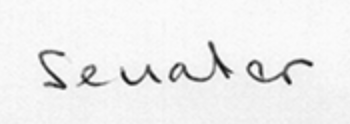
#> input picture backend/atest/1.png, 350 x 124 px, found by its file name
$ python pen_pressure.py
#> lines starting #> are read from the running program, lines starting #| are printed output that depends on the picture; after the words box and inside, x2 and y2 are one past the last pixel; in counts of white or black regions, pixels touching at a corner belong together
import cv2
import numpy as np
import matplotlib.pyplot as plt
import base64
from io import BytesIO


class PenPressureAnalyzer:
    def __init__(self, image_input, is_base64=True):
        """
        Initializes the PenPressureAnalyzer with either a base64 encoded image or image path.

        Parameters:
            image_input (str): Either base64 encoded image string or image file path
            is_base64 (bool): If True, image_input is treated as base64 string, else as file path
        """
#> called with is_base64 = False
        if is_base64:
            # Decode base64 image
            img_data = base64.b64decode(image_input)
            nparr = np.frombuffer(img_data, np.uint8)
            self.img = cv2.imdecode(nparr, cv2.IMREAD_UNCHANGED)
            if self.img is None:
                raise ValueError("Error: Could not decode base64 image")
        else:
            # Read image from file path
            self.img = cv2.imread(image_input, cv2.IMREAD_UNCHANGED)
#> self.img is the input picture: shape (124, 350, 4); mean B, G, R, A 238, 238, 238, 255
            if self.img is None:
                raise ValueError(f"Error: Could not read image at {image_input}")

        # Convert to grayscale if necessary
        if len(self.img.shape) == 3:
            self.gray = cv2.cvtColor(self.img, cv2.COLOR_BGR2GRAY)
        else:
            self.gray = self.img

        self.binary = None
        self.dist_transform = None
        self.thickness_values = None
        self.results = {}

    def _process_image(self):
        """Processes the image to compute stroke thickness measures."""
        # Apply binary thresholding with inversion
        ret, self.binary = cv2.threshold(self.gray, 127, 255, cv2.THRESH_BINARY_INV)

        # Calculate the distance transform
        self.dist_transform = cv2.distanceTransform(self.binary, cv2.DIST_L2, 5)

        # Get stroke thickness measurements from non-zero pixels
        self.thickness_values = self.dist_transform[self.binary > 0]

        if self.thickness_values.size == 0:
            self.results = {
                'mean_thickness': 0,
                'thickness_std': 0,
                'thickness_variance': 0,
                'coefficient_of_variation': 0
            }
        else:
            mean_thickness = np.mean(self.thickness_values)
            thickness_std = np.std(self.thickness_values)
            thickness_variance = np.var(self.thickness_values)
            coefficient_of_variation = thickness_std / mean_thickness

            self.results = {
                'mean_thickness': mean_thickness,
                'thickness_std': thickness_std,
                'thickness_variance': thickness_variance,
                'coefficient_of_variation': coefficient_of_variation
            }

    def _generate_visualization(self):
        """Generates and returns base64 encoded visualization plots."""
        plt.figure("Pen Pressure Analysis", figsize=(10, 8))

        # Original image display
        plt.subplot(2, 2, 1)
        if len(self.img.shape) == 3:
            img_rgb = cv2.cvtColor(self.img, cv2.COLOR_BGR2RGB)
            plt.imshow(img_rgb)
        else:
            plt.imshow(self.img, cmap='gray')
        plt.title("Original Image")
        plt.axis('off')

        # Binary image display
        plt.subplot(2, 2, 2)
        plt.imshow(self.binary, cmap='gray')
        plt.title("Binary Image")
        plt.axis('off')

        # Distance transform visualization
        plt.subplot(2, 2, 3)
        plt.imshow(self.dist_transform, cmap='jet')
        plt.colorbar()
        plt.title("Distance Transform (Stroke Thickness)")
        plt.axis('off')

        # Histogram of thickness values
        plt.subplot(2, 2, 4)
        plt.hist(self.thickness_values, bins=30)
        plt.axvline(self.results['mean_thickness'], color='r', linestyle='--', linewidth=2)
        plt.title(
            f"Thickness Distribution\nMean: {self.results['mean_thickness']:.2f}, CoV: {self.results['coefficient_of_variation']:.2f}")
        plt.xlabel("Thickness")
        plt.ylabel("Frequency")

        plt.tight_layout()

        # Convert plot to base64
        buf = BytesIO()
        plt.savefig(buf, format='png', bbox_inches='tight')
        buf.seek(0)
        plot_base64 = base64.b64encode(buf.getvalue()).decode('utf-8')
        plt.close()

        return plot_base64

    def _generate_preprocessed_image_base64(self):
        """Generates and returns base64 encoded preprocessed image."""
        _, buffer = cv2.imencode('.png', self.binary)
        preprocessed_image_base64 = base64.b64encode(buffer).decode('utf-8')
        return preprocessed_image_base64

    def analyze(self, debug=False):
        """
        Executes the complete analysis and optionally generates visualizations.

        Parameters:
            debug (bool): If True, generates visualization plots.

        Returns:
            dict: Dictionary containing metrics and optional visualization graphs.
        """
        self._process_image()
#> in _process_image, `ret, self.binary = cv2.threshold(self.gray, 127, 255, cv2.THRESH_BINAR..`:
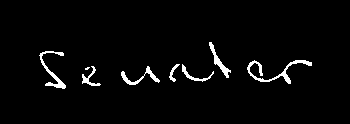
#> self.binary: shape (124, 350); 2.9% white; 8 white regions (1 under 20 px), largest, box (x1, y1, x2, y2) and area: (247, 60, 312, 84) 333, (39, 51, 66, 89) 246, (121, 66, 160, 85) 184
#> in _process_image, `self.dist_transform = cv2.distanceTransform(self.binary, cv2.DIST_L2, 5)`:
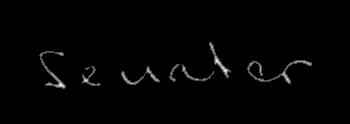
#> self.dist_transform: shape (124, 350) float32; min 0, max 3.2, mean 0.0378; drawn with min black and max white
#> in _process_image, `self.thickness_values = self.dist_transform[self.binary > 0]`: self.thickness_values = 1248 values, max 3.2 at index 167, min 1 at index 0, mean 1.31
#> in _process_image, `mean_thickness = np.mean(self.thickness_values)`: mean_thickness = 1.31
#> in _process_image, `thickness_std = np.std(self.thickness_values)`: thickness_std = 0.46
#> in _process_image, `thickness_variance = np.var(self.thickness_values)`: thickness_variance = 0.212
#> in _process_image, `coefficient_of_variation = thickness_std / mean_thickness`: coefficient_of_variation = 0.35
#> in _process_image, `self.results = { 'mean_thickness': mean_thickness, 'thickness_std': th..`: self.results = {'mean_thickness': 1.31, 'thickness_std': 0.46, 'thickness_variance': 0.212, 'coefficient_of_variation': 0.35}

        result = {
            'metrics': self.results,
            'graphs': [],
            'preprocessed_image': self._generate_preprocessed_image_base64()
        }
#> in _generate_preprocessed_image_base64, `_, buffer = cv2.imencode('.png', self.binary)`: buffer = 1057 values, max 255 at index 929, min 0 at index 8, mean 111.7

        if debug:
            plot_base64 = self._generate_visualization()
#> in _generate_visualization, `plt.savefig(buf, format='png', bbox_inches='tight')`:
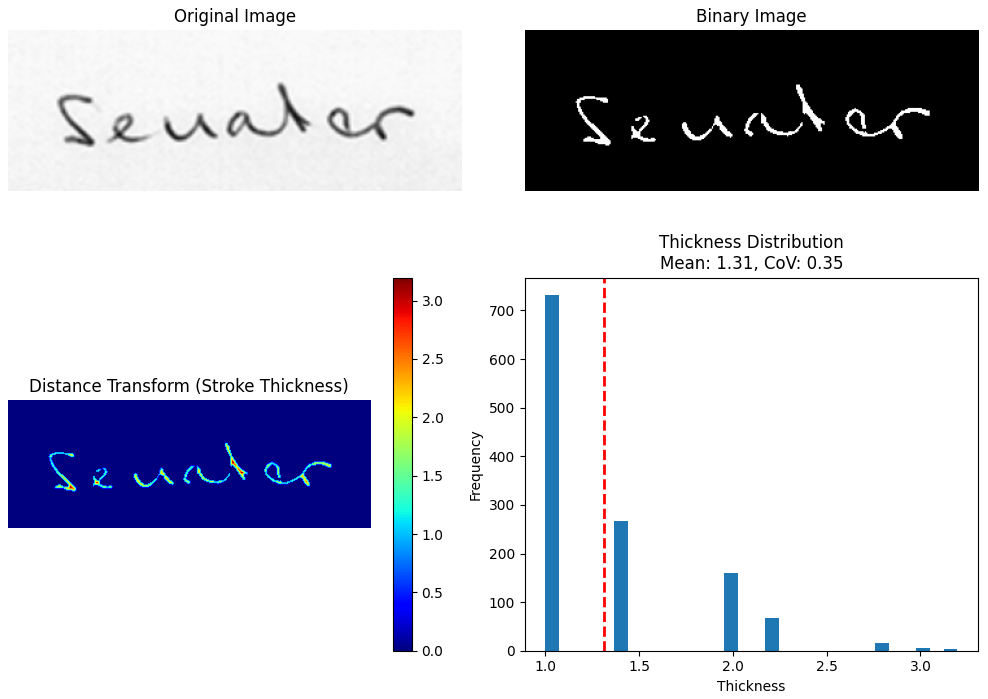
#> figure drawn by matplotlib, 5 panels; panel 5: tallest bar 731 high, from x = 1 to 1.07
            result['graphs'].append(plot_base64)

        return result


# === Example Usage ===
if __name__ == '__main__':
    image_path = '/Users/jameswong/PycharmProjects/NoteMercy_Extension/backend/atest/1.png'
    analyzer = PenPressureAnalyzer(image_path, is_base64=False)
    results = analyzer.analyze(debug=True)
#> results = 3 items
    print(results)
#> (printed output is left out)

$ run again, with backend/atest/2.png copied over backend/atest/1.png
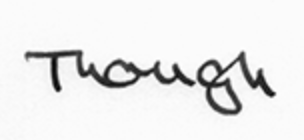
#> input picture backend/atest/2.png, 304 x 140 px, found by its file name
#> in __init__, self.img is the input picture: shape (140, 304, 4); mean B, G, R, A 234.1, 234.1, 234.1, 255
#> in _process_image, `ret, self.binary = cv2.threshold(self.gray, 127, 255, cv2.THRESH_BINAR..`:
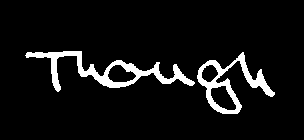
#> self.binary: shape (140, 304); 6.9% white; 2 white regions, box (x1, y1, x2, y2) and area: (25, 51, 195, 92) 1669, (197, 52, 275, 114) 1276
#> in _process_image, `self.dist_transform = cv2.distanceTransform(self.binary, cv2.DIST_L2, 5)`:
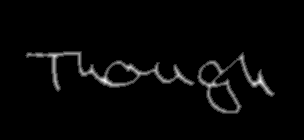
#> self.dist_transform: shape (140, 304) float32; min 0, max 5, mean 0.128; drawn with min black and max white
#> self.thickness_values = 2945 values, max 5 at index 1808, min 1 at index 0, mean 1.86
#> mean_thickness = 1.86
#> thickness_std = 0.813
#> thickness_variance = 0.66
#> coefficient_of_variation = 0.438
#> self.results = {'mean_thickness': 1.86, 'thickness_std': 0.813, 'thickness_variance': 0.66, 'coefficient_of_variation': 0.438}
#> buffer = 1362 values, max 255 at index 1023, min 0 at index 8, mean 105.5
#> results = 3 items
#> (printed output is left out)

$ run again, with backend/atest/3.png copied over backend/atest/1.png
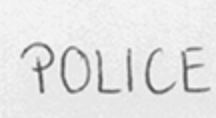
#> input picture backend/atest/3.png, 216 x 118 px, found by its file name
#> in __init__, self.img is the input picture: shape (118, 216, 4); mean B, G, R, A 227.4, 227.4, 227.4, 255
#> in _process_image, `ret, self.binary = cv2.threshold(self.gray, 127, 255, cv2.THRESH_BINAR..`:
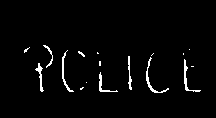
#> self.binary: shape (118, 216); 2.5% white in thin lines or dots, all inside (x1, y1, x2, y2) = (24, 45, 201, 93)
#> in _process_image, `self.dist_transform = cv2.distanceTransform(self.binary, cv2.DIST_L2, 5)`:
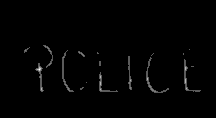
#> self.dist_transform: shape (118, 216) float32; min 0, max 2.8, mean 0.0273; drawn with min black and max white
#> self.thickness_values = 639 values, max 2.8 at index 234, min 1 at index 0, mean 1.09
#> mean_thickness = 1.09
#> thickness_std = 0.241
#> thickness_variance = 0.0582
#> coefficient_of_variation = 0.222
#> self.results = {'mean_thickness': 1.09, 'thickness_std': 0.241, 'thickness_variance': 0.0582, 'coefficient_of_variation': 0.222}
#> buffer = 854 values, max 255 at index 53, min 0 at index 8, mean 121.6
#> results = 3 items
#> (printed output is left out)

$ run again, with backend/atest/4.png copied over backend/atest/1.png
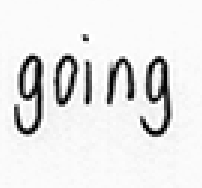
#> input picture backend/atest/4.png, 202 x 188 px, found by its file name
#> in __init__, self.img is the input picture: shape (188, 202, 4); mean B, G, R, A 229.5, 229.5, 229.5, 255
#> in _process_image, `ret, self.binary = cv2.threshold(self.gray, 127, 255, cv2.THRESH_BINAR..`:
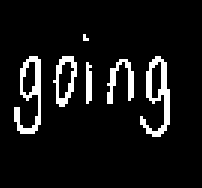
#> self.binary: shape (188, 202); 8% white; 6 white regions, box (x1, y1, x2, y2) and area: (140, 56, 170, 137) 945, (14, 56, 41, 134) 855, (53, 56, 77, 107) 513, (107, 59, 134, 104) 486, (86, 62, 92, 104) 225, (83, 34, 89, 41) 30
#> in _process_image, `self.dist_transform = cv2.distanceTransform(self.binary, cv2.DIST_L2, 5)`:
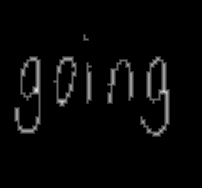
#> self.dist_transform: shape (188, 202) float32; min 0, max 5, mean 0.143; drawn with min black and max white
#> self.thickness_values = 3054 values, max 5 at index 1666, min 1 at index 0, mean 1.78
#> mean_thickness = 1.78
#> thickness_std = 0.781
#> thickness_variance = 0.61
#> coefficient_of_variation = 0.44
#> self.results = {'mean_thickness': 1.78, 'thickness_std': 0.781, 'thickness_variance': 0.61, 'coefficient_of_variation': 0.44}
#> buffer = 1674 values, max 255 at index 250, min 0 at index 8, mean 99.32
#> results = 3 items
#> (printed output is left out)
